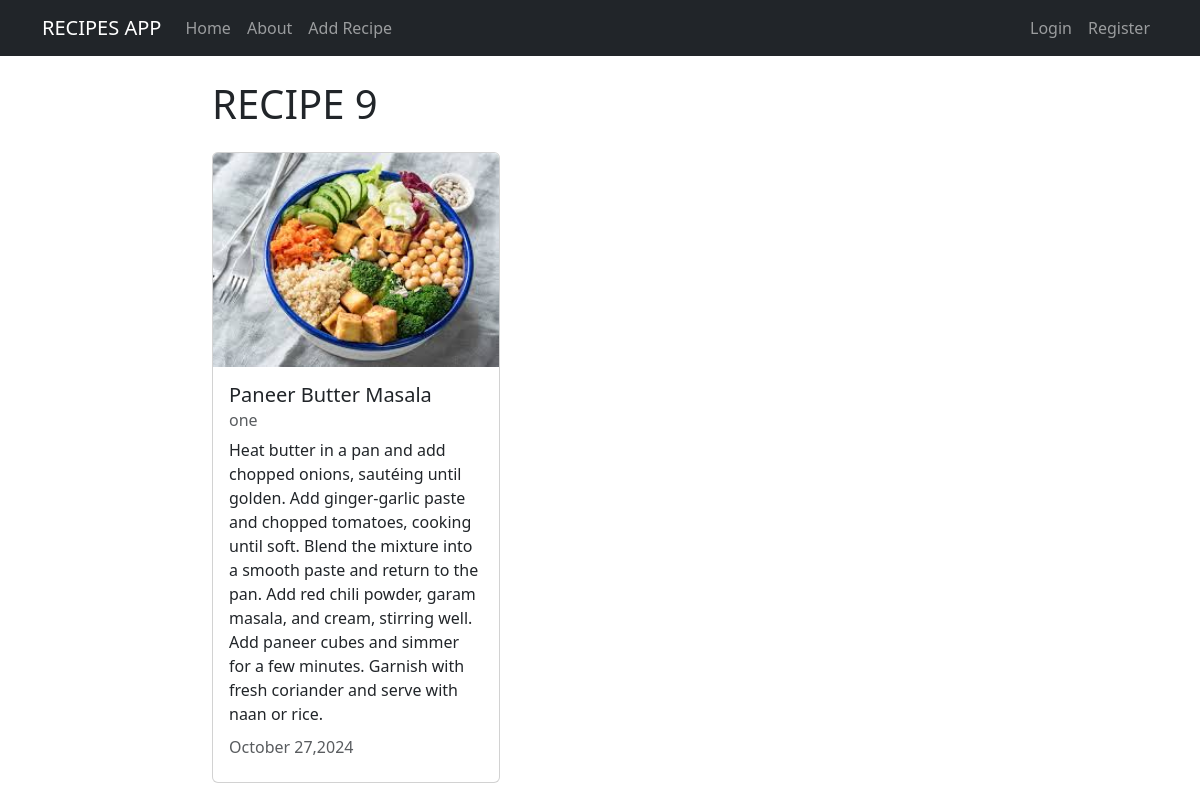
The app's page /recipe/9 with its own data.
### recipes/models.py (models this page shows, shortened)
class Recipe(models.Model):
    title=models.CharField(max_length=100)
    description= models.TextField()
    author= models.ForeignKey(User , on_delete=models.CASCADE)
    created_at= models.DateTimeField(auto_now_add=True)
    updated_at=models.DateTimeField(auto_now=True)
    image= models.ImageField(upload_to='recipe_images/',null=True ,blank=True)

### recipes/views.py (the view)
# urls.py: path('recipe/<int:pk>', views.RecipeDetailView.as_view() ,name="recipe-detail"),
class RecipeDetailView(DetailView):
    model = models.Recipe

### recipes/templates/recipes/recipe_detail.html (shortened to what this page needs)
{% extends 'recipes/base.html' %}
{% load static %}
    {% block content%}
    <h1>RECIPE {{object.id}}</h1>
        <div class="card my-4" style="width: 18rem;">
          {% if object.image %}
            <img src="{{ object.image.url }}" class="card-img-top" alt="{{ object.title }}">
            {% else %}
            <img src="{% static 'default_image.jpg' %}" class="card-img-top" alt="Default Image">
            {% endif %}
            <div class="card-body">
              <h5 class="card-title">{{object.title}}</h5>
              <h6 class="card-subtitle mb-2 text-body-secondary">{{object.author}}</h6>
              <p class="card-text">{{object.description}}</p>
              <h6 class="card-subtitle mb-2 text-body-secondary">{{object.updated_at | date:"F d,Y"}}</h6>
            </div>
          </div>
    {% endblock content %}

### records on screen
Recipe: id "9", title "Paneer Butter Masala", author "one", description "Heat butter in a pan and add chopped onions, sautéing until golden. Add ginger-garlic paste and chopped tomatoes, cooking until soft. Blend the mixture into a smooth paste and return to the pan. Add red chili powder, garam masala, and cream, stirring well. Add paneer cubes and simmer for a few minutes. Garnish with fresh coriander and serve with naan or rice.", updated_at "October 27,2024"
